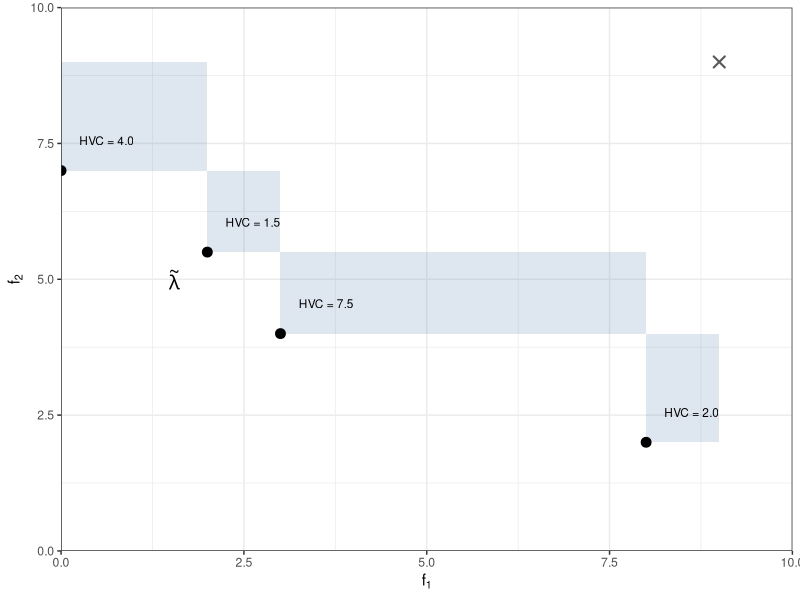

Write R code to recreate this figure.
# Used in: slides/11-multicrit/03-evolutionary.tex
#
# Illustrates the exclusive hypervolume contribution of each point in a small
# two-objective Pareto set with respect to a fixed reference point.

library(data.table)
library(ggplot2)

set.seed(1L)

output_dir = "../figure"
reference_point = c(f1 = 9, f2 = 9)

theme_set(theme_bw(base_size = 11))

pareto_points = data.table(
  f1 = c(0, 2, 3, 8),
  f2 = c(7, 5.5, 4, 2)
)
setorder(pareto_points, f1)

pareto_points[, f1_max := shift(f1, type = "lead", fill = reference_point["f1"])]
pareto_points[, f2_max := shift(f2, type = "lag", fill = reference_point["f2"])]
pareto_points[, hvc := (f1_max - f1) * (f2_max - f2)]
pareto_points[, hvc_label := sprintf("HVC = %.1f", hvc)]
pareto_points[, label_x := fifelse(f1 > 7, f1 + 1.0, f1 + 0.25)]
pareto_points[, label_y := f2 + 0.55]
pareto_points[, label_hjust := fifelse(f1 > 7, 1, 0)]

least_contributing_point = pareto_points[which.min(hvc)]

hypervolume_plot = ggplot(pareto_points, aes(x = f1, y = f2)) +
  geom_rect(aes(xmin = f1, xmax = f1_max, ymin = f2, ymax = f2_max), fill = "#4C78A8", alpha = 0.18) +
  geom_point(size = 3) +
  geom_point(
    data = data.table(f1 = reference_point["f1"], f2 = reference_point["f2"]),
    shape = 4,
    size = 3,
    stroke = 1.1,
    color = "grey35"
  ) +
  geom_text(aes(x = label_x, y = label_y, label = hvc_label, hjust = label_hjust), size = 3) +
  annotate(
    "text",
    x = least_contributing_point$f1 - 0.45,
    y = least_contributing_point$f2 - 0.5,
    size = 5,
    parse = TRUE,
    label = as.character(expression(tilde(lambda)))
  ) +
  coord_cartesian(xlim = c(0, 10), ylim = c(0, 10), expand = FALSE) +
  labs(x = expression(f[1]), y = expression(f[2]))

if (interactive()) {
  print(hypervolume_plot)
}

ggsave(file.path(output_dir, "hv_contrib.png"), hypervolume_plot, width = 3, height = 3, dpi = 300)
